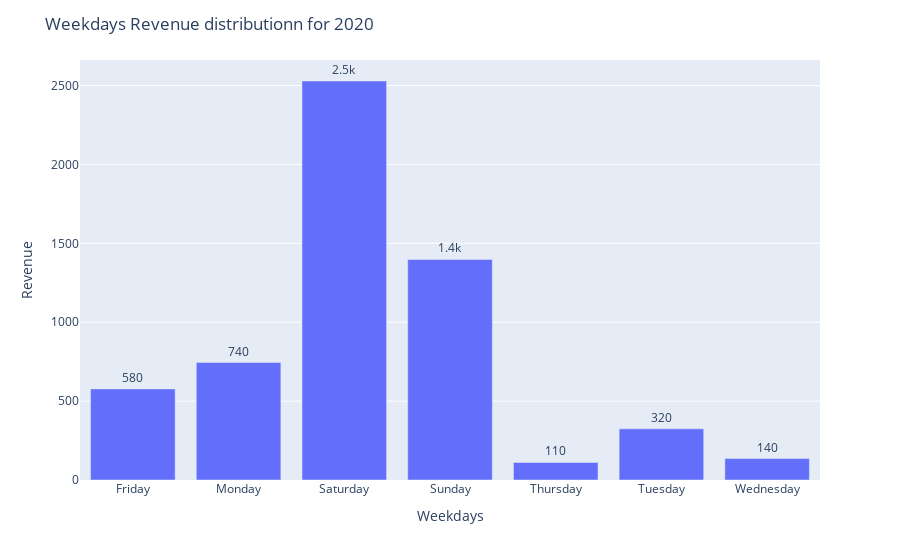

Source (notebook cell):
### Code cell
#Plotting Weekdays Revenue distribution for 2020

fig = px.bar(x=weekday_2020.index, y=weekday_2020['Revenue'],text=round(weekday_2020['Revenue']))
fig.update_traces(texttemplate='%{text:.2s}', textposition='outside')
fig.update_xaxes(title= 'Weekdays',ticklen= 5,zeroline= False)
fig.update_yaxes(title= 'Revenue',ticklen= 5,zeroline= False) 
fig.update_layout(
    title_text='Weekdays Revenue distributionn for 2020')

fig.show()

### Figure 1 — Plotly figure (JSON) as saved in the notebook; plotly's stock layout.template omitted (floating-point values rounded to 4 significant figures)
{"data": [{"alignmentgroup": "True", "hovertemplate": "x=%{x}<br>y=%{y}<br>text=%{text}<extra></extra>", "legendgroup": "", "marker": {"color": "#636efa"}, "name": "", "offsetgroup": "", "orientation": "v", "showlegend": false, "text": [577, 744, 2529, 1398, 111, 324, 136], "textposition": "outside", "texttemplate": "%{text:.2s}", "type": "bar", "x": ["Friday", "Monday", "Saturday", "Sunday", "Thursday", "Tuesday", "Wednesday"], "xaxis": "x", "y": [577.4, 744.4, 2529.0, 1398.0, 111.0, 324.3, 135.8], "yaxis": "y"}], "layout": {"barmode": "relative", "legend": {"tracegroupgap": 0}, "margin": {"t": 60}, "title": {"text": "Weekdays Revenue distributionn for 2020"}, "xaxis": {"anchor": "y", "domain": [0, 1], "ticklen": 5, "title": {"text": "Weekdays"}, "zeroline": false}, "yaxis": {"anchor": "x", "domain": [0, 1], "ticklen": 5, "title": {"text": "Revenue"}, "zeroline": false}}}
